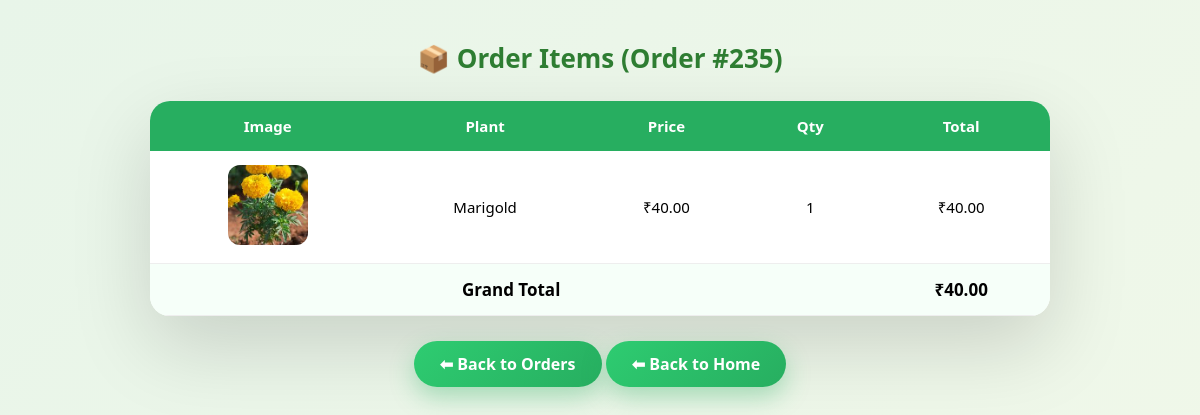
Screenshot of /view_order_details.php?order_id=235 (signed in) with the database file from the repository.
### tables this page shows
CREATE TABLE `order_items` (
  `id` int(11) NOT NULL,
  `order_id` int(11) DEFAULT NULL,
  `plant_id` int(11) DEFAULT NULL,
  `plant_name` varchar(255) DEFAULT NULL,
  `price` decimal(10,2) DEFAULT NULL,
  `quantity` int(11) DEFAULT NULL,
  `image` varchar(255) DEFAULT NULL
);

CREATE TABLE `plants` (
  `id` int(11) NOT NULL,
  `name` varchar(100) NOT NULL,
  `description` text DEFAULT NULL,
  `price` decimal(10,2) NOT NULL,
  `image` varchar(255) DEFAULT NULL,
  `category` varchar(100) DEFAULT NULL,
  `stock` int(11) NOT NULL DEFAULT 0,
  `added_on` timestamp NULL DEFAULT current_timestamp()
);

### view_order_details.php (the view, shortened to what this page needs)
<?php
include 'db_connect.php';
$order_id = (int) $_GET['order_id'];
$query = "
SELECT
    p.name,
    p.image,
    oi.price,
    oi.quantity,
    (oi.price * oi.quantity) AS total
FROM order_items oi
JOIN plants p ON oi.plant_id = p.id
WHERE oi.order_id = $order_id
";
$result = mysqli_query($conn, $query);
?>
<!DOCTYPE html>
<html lang="en">
<head>
</head>
<body>
<h2 class="page-title">📦 Order Items (Order #<?= $order_id; ?>)</h2>
<div class="table-wrapper">
<table>
<tr>
    <th>Image</th>
    <th>Plant</th>
    <th>Price</th>
    <th>Qty</th>
    <th>Total</th>
</tr>
<?php
$grand = 0;
while ($row = mysqli_fetch_assoc($result)) {
    $grand += $row['total'];
?>
<tr>
    <td>
        <img src="<?= htmlspecialchars($row['image']); ?>" class="order-img">
    </td>
    <td><?= htmlspecialchars($row['name']); ?></td>
    <td>₹<?= number_format($row['price'], 2); ?></td>
    <td><?= $row['quantity']; ?></td>
    <td>₹<?= number_format($row['total'], 2); ?></td>
</tr>
<?php } ?>
<tr class="total-row">
    <td colspan="4" align="right">Grand Total</td>
    <td>₹<?= number_format($grand, 2); ?></td>
</tr>
</table>
</div>
<div class="back-container">
    <a href="orders.php" class="back-link">⬅ Back to Orders</a>
    <a href="index.php" class="back-link">⬅ Back to Home</a>
</div>
</body>
</html>

### view_order_details.php (style rules this page uses)
* { margin: 0; padding: 0; box-sizing: border-box; font-family: 'Segoe UI', Tahoma, Geneva, Verdana, sans-serif; }
body { min-height: 100vh; background: linear-gradient(135deg, #e8f5e9, #f1f8e9); padding: 40px 20px; }
.page-title { text-align: center; font-size: 26px; margin-bottom: 25px; color: #2e7d32; }
.table-wrapper { max-width: 900px; margin: auto; background: #ffffff; border-radius: 20px; overflow: hidden; box-shadow: 0 30px 80px rgba(0,0,0,0.15); }
table { width: 100%; border-collapse: collapse; }
th { background: #27ae60; color: #ffffff; padding: 15px; font-size: 15px; }
td { padding: 14px; text-align: center; border-bottom: 1px solid #eee; font-size: 15px; }
.order-img { width: 80px; height: 80px; border-radius: 12px; object-fit: cover; }
.total-row td { font-size: 17px; font-weight: bold; background: #f6fff9; }
.back-link { display: inline-block; margin: 25px auto 0; padding: 12px 26px; background: linear-gradient(135deg, #2ecc71, #27ae60); color: #ffffff; text-decoration: none; border-radius: 50px; font-weight: 600; box-shadow: 0 10px 25px rgba(39,174,96,0.35); transition: all 0.35s ease; }
.back-container { text-align: center; }

### rows the page displays
order_items: plant.image (picture), plant.name "Marigold", price "40.00", quantity "1", total "40.00"

### other values shown
$order_id "235"
$grand "40.00"
